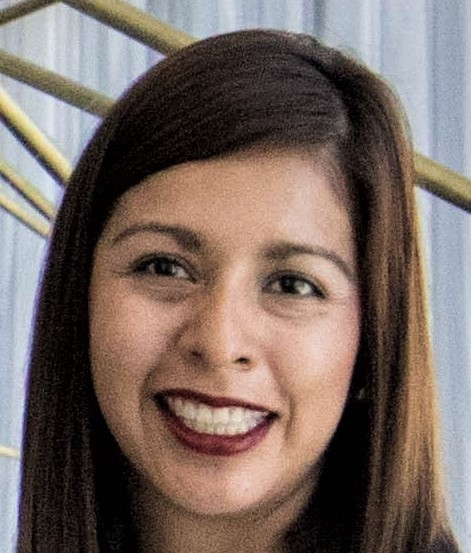
#> input picture 1.4 Feature vectors/images/face.jpeg, 471 x 553 px
$ jupyter execute ORB.ipynb   (shell and % lines are left out)
#> lines starting #> are read from the running program, lines starting #| are printed output that depends on the picture
# Oriented FAST and Rotated BRIEF (ORB)
Object detection is one of the most hard task in computer vision, recognize and determine location in the image. To perform this analysis, ORB will be tested. ORB is a very fast algorithm that creates feature vectors (binary vectors of pixel analysis) from the keypoints detected, since it is invariant to rotations, changes in ilumination and noise it is a good approach.

This notebook is going to show how to implement these properties to detect a person's face in an image.

## Imports and loadings
* Remember defaults opencv load is BGR, need to convert to RGB

[cell 1]
import cv2
import matplotlib.pyplot as plt

# Set default fig size
plt.rcParams["figure.figsize"] = [20, 10]

img = cv2.imread("images/face.jpeg")
#> img is the input picture: shape (553, 471, 3); mean B, G, R 98.9, 105.9, 121

train_img = cv2.cvtColor(img, cv2.COLOR_BGR2RGB)
train_gray = cv2.cvtColor(img, cv2.COLOR_BGR2GRAY)
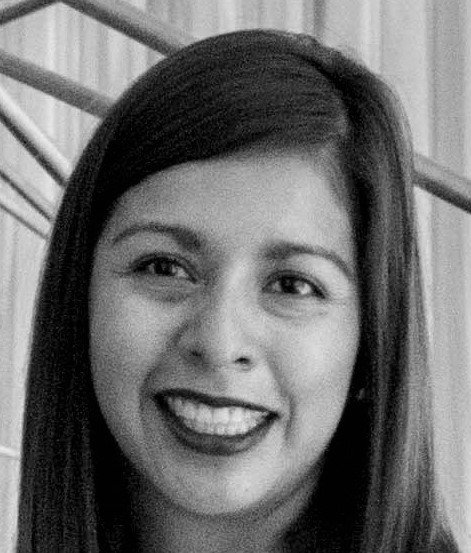
#> train_gray: shape (553, 471); min 0, max 238, mean 109.6

fig, (ax1, ax2) = plt.subplots(1, 2)

ax1.set_title("Original training image")
ax1.imshow(train_img)

ax2.set_title("Gray training image")
ax2.imshow(train_gray, cmap="gray");
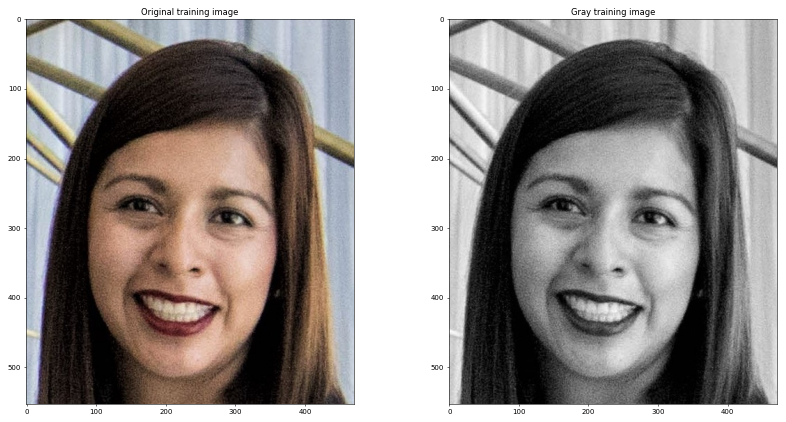
#> figure drawn by matplotlib, 2 panels

$ run again, with 1.4 Feature vectors/images/Team.jpeg copied over 1.4 Feature vectors/images/face.jpeg
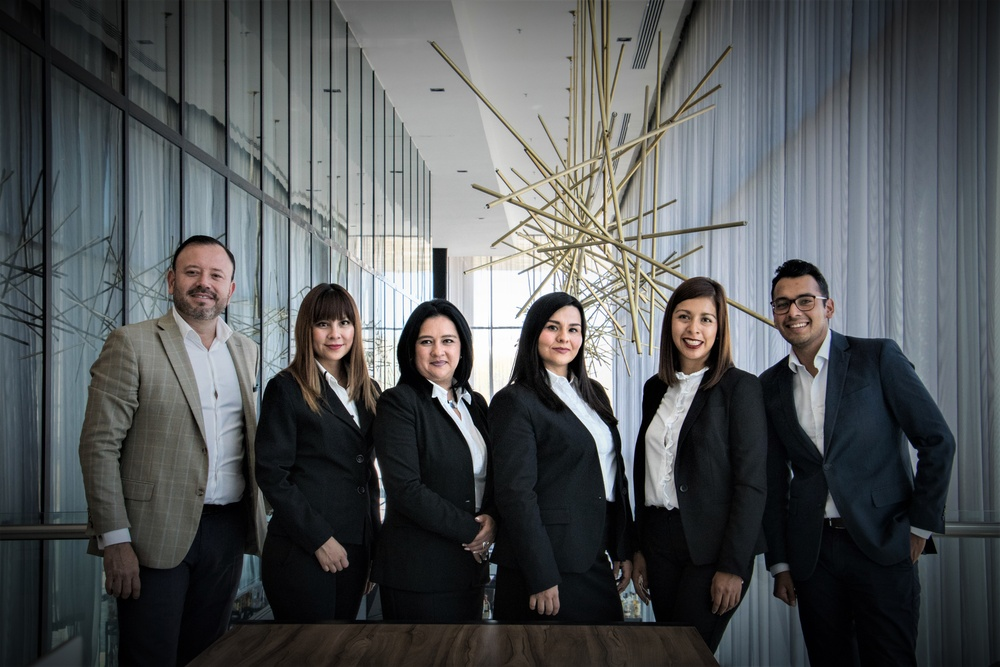
#> input picture 1.4 Feature vectors/images/Team.jpeg, 1000 x 667 px, shrunk from 5905 x 3937 before the run
#> img is the input picture: shape (667, 1000, 3); mean B, G, R 88.3, 86.5, 83.2
#> `train_gray = cv2.cvtColor(img, cv2.COLOR_BGR2GRAY)`:
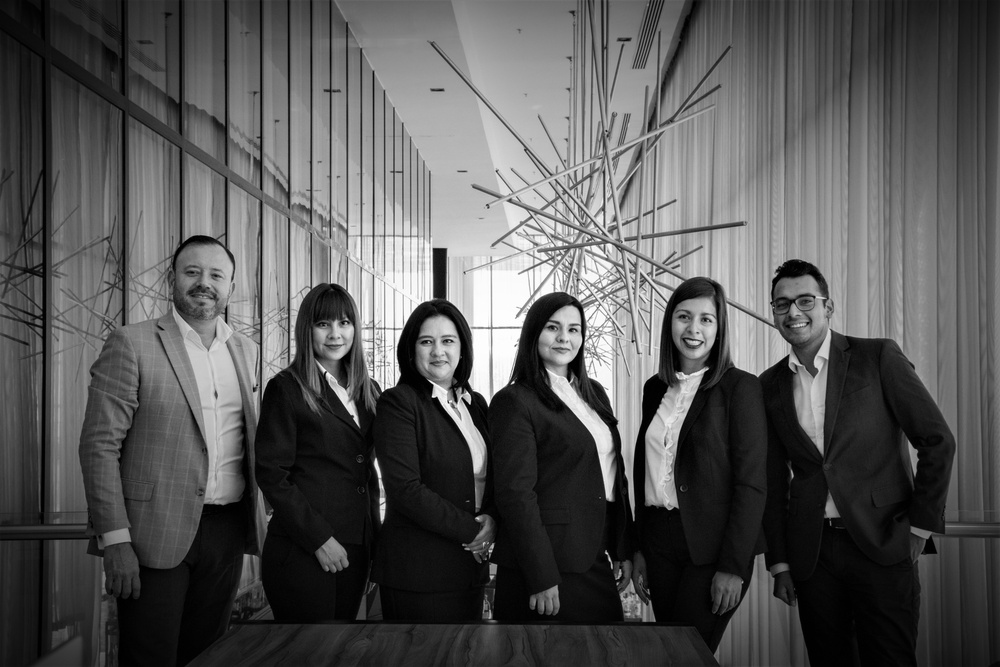
#> train_gray: shape (667, 1000); min 0, max 255, mean 85.7
#> `[cell 1] import cv2 import matplotlib.pyplot as plt  # Set default fig..`:
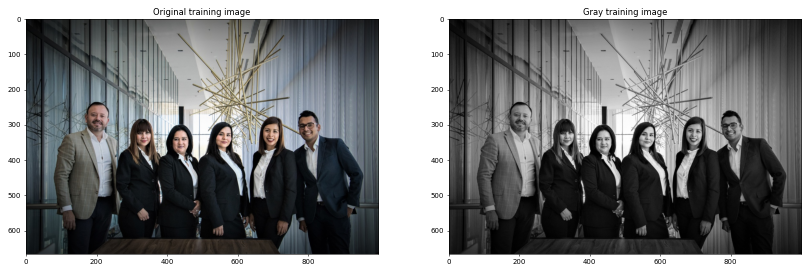
#> figure drawn by matplotlib, 2 panels
